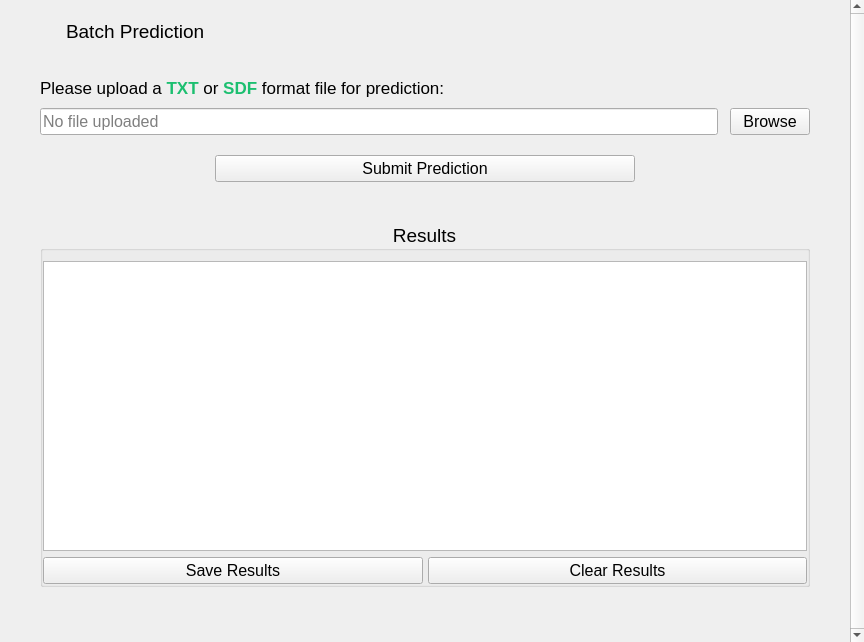
<?xml version="1.0" encoding="UTF-8"?>
<ui version="4.0">
 <class>batchPage</class>
 <widget class="QWidget" name="batchPage">
  <property name="geometry">
   <rect>
    <x>0</x>
    <y>0</y>
    <width>864</width>
    <height>642</height>
   </rect>
  </property>
  <property name="minimumSize">
   <size>
    <width>864</width>
    <height>642</height>
   </size>
  </property>
  <property name="maximumSize">
   <size>
    <width>864</width>
    <height>642</height>
   </size>
  </property>
  <property name="font">
   <font>
    <family>Segoe UI</family>
    <pointsize>12</pointsize>
   </font>
  </property>
  <property name="windowTitle">
   <string>batchPage</string>
  </property>
  <property name="locale">
   <locale language="English" country="UnitedStates"/>
  </property>
  <widget class="QScrollArea" name="batch_scrollArea">
   <property name="geometry">
    <rect>
     <x>0</x>
     <y>0</y>
     <width>864</width>
     <height>642</height>
    </rect>
   </property>
   <property name="sizePolicy">
    <sizepolicy hsizetype="Fixed" vsizetype="Fixed">
     <horstretch>0</horstretch>
     <verstretch>0</verstretch>
    </sizepolicy>
   </property>
   <property name="frameShape">
    <enum>QFrame::NoFrame</enum>
   </property>
   <property name="verticalScrollBarPolicy">
    <enum>Qt::ScrollBarAlwaysOn</enum>
   </property>
   <property name="widgetResizable">
    <bool>true</bool>
   </property>
   <widget class="QWidget" name="batch_scrollAreaWidgetContents">
    <property name="geometry">
     <rect>
      <x>0</x>
      <y>0</y>
      <width>847</width>
      <height>623</height>
     </rect>
    </property>
    <property name="sizePolicy">
     <sizepolicy hsizetype="Preferred" vsizetype="Fixed">
      <horstretch>0</horstretch>
      <verstretch>0</verstretch>
     </sizepolicy>
    </property>
    <property name="minimumSize">
     <size>
      <width>0</width>
      <height>0</height>
     </size>
    </property>
    <layout class="QVBoxLayout" name="verticalLayout">
     <property name="spacing">
      <number>0</number>
     </property>
     <property name="leftMargin">
      <number>40</number>
     </property>
     <property name="topMargin">
      <number>0</number>
     </property>
     <property name="rightMargin">
      <number>40</number>
     </property>
     <property name="bottomMargin">
      <number>0</number>
     </property>
     <item>
      <spacer name="verticalSpacer">
       <property name="orientation">
        <enum>Qt::Vertical</enum>
       </property>
       <property name="sizeType">
        <enum>QSizePolicy::Fixed</enum>
       </property>
       <property name="sizeHint" stdset="0">
        <size>
         <width>0</width>
         <height>20</height>
        </size>
       </property>
      </spacer>
     </item>
     <item>
      <layout class="QHBoxLayout" name="batch_headline_hlay">
       <property name="spacing">
        <number>6</number>
       </property>
       <item>
        <widget class="QLabel" name="batch_icon">
         <property name="maximumSize">
          <size>
           <width>20</width>
           <height>20</height>
          </size>
         </property>
         <property name="text">
          <string/>
         </property>
         <property name="pixmap">
          <pixmap resource="../static/resource.qrc">:/icons/icons/Microsoft-Fluentui-Emoji-Mono-Infinity.ico</pixmap>
         </property>
         <property name="scaledContents">
          <bool>true</bool>
         </property>
         <property name="alignment">
          <set>Qt::AlignCenter</set>
         </property>
        </widget>
       </item>
       <item>
        <widget class="QLabel" name="batch_label">
         <property name="sizePolicy">
          <sizepolicy hsizetype="Preferred" vsizetype="Fixed">
           <horstretch>0</horstretch>
           <verstretch>0</verstretch>
          </sizepolicy>
         </property>
         <property name="font">
          <font>
           <family>Segoe UI</family>
           <pointsize>14</pointsize>
          </font>
         </property>
         <property name="text">
          <string>Batch Prediction</string>
         </property>
         <property name="alignment">
          <set>Qt::AlignLeading|Qt::AlignLeft|Qt::AlignVCenter</set>
         </property>
        </widget>
       </item>
      </layout>
     </item>
     <item>
      <spacer name="verticalSpacer_4">
       <property name="orientation">
        <enum>Qt::Vertical</enum>
       </property>
       <property name="sizeType">
        <enum>QSizePolicy::Fixed</enum>
       </property>
       <property name="sizeHint" stdset="0">
        <size>
         <width>0</width>
         <height>25</height>
        </size>
       </property>
      </spacer>
     </item>
     <item>
      <layout class="QGridLayout" name="batch_gridLayout" rowstretch="0,0" rowminimumheight="40,0">
       <property name="topMargin">
        <number>0</number>
       </property>
       <property name="horizontalSpacing">
        <number>12</number>
       </property>
       <property name="verticalSpacing">
        <number>0</number>
       </property>
       <item row="1" column="0">
        <widget class="QLineEdit" name="batch_input_lineEdit">
         <property name="font">
          <font>
           <family>Segoe UI</family>
           <pointsize>12</pointsize>
          </font>
         </property>
         <property name="readOnly">
          <bool>true</bool>
         </property>
         <property name="placeholderText">
          <string>No file uploaded</string>
         </property>
        </widget>
       </item>
       <item row="0" column="0">
        <widget class="QLabel" name="batch_input_label">
         <property name="sizePolicy">
          <sizepolicy hsizetype="Preferred" vsizetype="Fixed">
           <horstretch>0</horstretch>
           <verstretch>0</verstretch>
          </sizepolicy>
         </property>
         <property name="font">
          <font>
           <family>Segoe UI</family>
           <pointsize>13</pointsize>
          </font>
         </property>
         <property name="cursor">
          <cursorShape>IBeamCursor</cursorShape>
         </property>
         <property name="text">
          <string>&lt;html&gt;&lt;head/&gt;&lt;body&gt;&lt;p&gt;Please upload a &lt;span style=&quot; font-weight:700; color:#1cbf70;&quot;&gt;TXT&lt;/span&gt; or &lt;span style=&quot; font-weight:700; color:#1cbf70;&quot;&gt;SDF&lt;/span&gt; format file for prediction:&lt;/p&gt;&lt;/body&gt;&lt;/html&gt;</string>
         </property>
         <property name="textInteractionFlags">
          <set>Qt::LinksAccessibleByMouse|Qt::TextSelectableByMouse</set>
         </property>
        </widget>
       </item>
       <item row="1" column="1">
        <widget class="QPushButton" name="batch_browse_btn">
         <property name="minimumSize">
          <size>
           <width>80</width>
           <height>0</height>
          </size>
         </property>
         <property name="font">
          <font>
           <family>Segoe UI</family>
           <pointsize>12</pointsize>
          </font>
         </property>
         <property name="cursor">
          <cursorShape>PointingHandCursor</cursorShape>
         </property>
         <property name="text">
          <string>Browse</string>
         </property>
        </widget>
       </item>
      </layout>
     </item>
     <item>
      <spacer name="verticalSpacer_2">
       <property name="orientation">
        <enum>Qt::Vertical</enum>
       </property>
       <property name="sizeType">
        <enum>QSizePolicy::Fixed</enum>
       </property>
       <property name="sizeHint" stdset="0">
        <size>
         <width>0</width>
         <height>20</height>
        </size>
       </property>
      </spacer>
     </item>
     <item>
      <layout class="QHBoxLayout" name="horizontalLayout_2">
       <property name="spacing">
        <number>0</number>
       </property>
       <item>
        <spacer name="horizontalSpacer_2">
         <property name="orientation">
          <enum>Qt::Horizontal</enum>
         </property>
         <property name="sizeType">
          <enum>QSizePolicy::Fixed</enum>
         </property>
         <property name="sizeHint" stdset="0">
          <size>
           <width>175</width>
           <height>0</height>
          </size>
         </property>
        </spacer>
       </item>
       <item>
        <widget class="QPushButton" name="batch_start_btn">
         <property name="font">
          <font>
           <family>Segoe UI</family>
           <pointsize>12</pointsize>
          </font>
         </property>
         <property name="cursor">
          <cursorShape>PointingHandCursor</cursorShape>
         </property>
         <property name="text">
          <string>Submit Prediction</string>
         </property>
        </widget>
       </item>
       <item>
        <spacer name="horizontalSpacer">
         <property name="orientation">
          <enum>Qt::Horizontal</enum>
         </property>
         <property name="sizeType">
          <enum>QSizePolicy::Fixed</enum>
         </property>
         <property name="sizeHint" stdset="0">
          <size>
           <width>175</width>
           <height>0</height>
          </size>
         </property>
        </spacer>
       </item>
      </layout>
     </item>
     <item>
      <spacer name="verticalSpacer_3">
       <property name="orientation">
        <enum>Qt::Vertical</enum>
       </property>
       <property name="sizeType">
        <enum>QSizePolicy::Fixed</enum>
       </property>
       <property name="sizeHint" stdset="0">
        <size>
         <width>0</width>
         <height>40</height>
        </size>
       </property>
      </spacer>
     </item>
     <item>
      <widget class="QGroupBox" name="batch_result_groupbox">
       <property name="minimumSize">
        <size>
         <width>0</width>
         <height>360</height>
        </size>
       </property>
       <property name="font">
        <font>
         <family>Segoe UI</family>
         <pointsize>14</pointsize>
        </font>
       </property>
       <property name="title">
        <string>Results</string>
       </property>
       <property name="alignment">
        <set>Qt::AlignCenter</set>
       </property>
       <property name="flat">
        <bool>true</bool>
       </property>
       <layout class="QVBoxLayout" name="verticalLayout_2" stretch="0,0">
        <property name="spacing">
         <number>6</number>
        </property>
        <property name="leftMargin">
         <number>0</number>
        </property>
        <property name="topMargin">
         <number>10</number>
        </property>
        <property name="rightMargin">
         <number>0</number>
        </property>
        <property name="bottomMargin">
         <number>0</number>
        </property>
        <item>
         <widget class="QTableView" name="batch_table">
          <property name="sizePolicy">
           <sizepolicy hsizetype="Expanding" vsizetype="Fixed">
            <horstretch>0</horstretch>
            <verstretch>0</verstretch>
           </sizepolicy>
          </property>
          <property name="minimumSize">
           <size>
            <width>0</width>
            <height>290</height>
           </size>
          </property>
          <property name="font">
           <font>
            <family>Segoe UI</family>
            <pointsize>12</pointsize>
           </font>
          </property>
         </widget>
        </item>
        <item>
         <layout class="QHBoxLayout" name="horizontalLayout_3">
          <property name="spacing">
           <number>5</number>
          </property>
          <item>
           <widget class="QPushButton" name="batch_save_btn">
            <property name="font">
             <font>
              <family>Segoe UI</family>
              <pointsize>12</pointsize>
             </font>
            </property>
            <property name="cursor">
             <cursorShape>PointingHandCursor</cursorShape>
            </property>
            <property name="toolTip">
             <string>Save Results as CSV Format File</string>
            </property>
            <property name="text">
             <string>Save Results</string>
            </property>
           </widget>
          </item>
          <item>
           <widget class="QPushButton" name="batch_clear_btn">
            <property name="font">
             <font>
              <family>Segoe UI</family>
              <pointsize>12</pointsize>
             </font>
            </property>
            <property name="cursor">
             <cursorShape>PointingHandCursor</cursorShape>
            </property>
            <property name="text">
             <string>Clear Results</string>
            </property>
           </widget>
          </item>
         </layout>
        </item>
       </layout>
      </widget>
     </item>
     <item>
      <spacer name="verticalSpacer_5">
       <property name="orientation">
        <enum>Qt::Vertical</enum>
       </property>
       <property name="sizeType">
        <enum>QSizePolicy::Fixed</enum>
       </property>
       <property name="sizeHint" stdset="0">
        <size>
         <width>0</width>
         <height>20</height>
        </size>
       </property>
      </spacer>
     </item>
    </layout>
   </widget>
  </widget>
 </widget>
 <resources>
  <include location="../static/resource.qrc"/>
  <include location="../static/resource.qrc"/>
 </resources>
 <connections/>
</ui>
